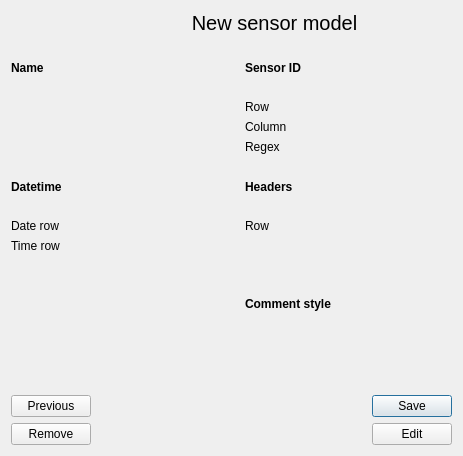
<?xml version="1.0" encoding="UTF-8"?>
<ui version="4.0">
 <class>Dialog</class>
 <widget class="QDialog" name="Dialog">
  <property name="geometry">
   <rect>
    <x>0</x>
    <y>0</y>
    <width>463</width>
    <height>456</height>
   </rect>
  </property>
  <property name="windowTitle">
   <string>Add sensor model</string>
  </property>
  <layout class="QGridLayout" name="gridLayout_2">
   <item row="0" column="1" colspan="2">
    <widget class="QLabel" name="label_title">
     <property name="sizePolicy">
      <sizepolicy hsizetype="Preferred" vsizetype="Fixed">
       <horstretch>0</horstretch>
       <verstretch>0</verstretch>
      </sizepolicy>
     </property>
     <property name="font">
      <font>
       <pointsize>15</pointsize>
      </font>
     </property>
     <property name="text">
      <string>New sensor model</string>
     </property>
     <property name="alignment">
      <set>Qt::AlignCenter</set>
     </property>
    </widget>
   </item>
   <item row="2" column="2">
    <widget class="QPushButton" name="pushButton_save">
     <property name="sizePolicy">
      <sizepolicy hsizetype="Fixed" vsizetype="Fixed">
       <horstretch>0</horstretch>
       <verstretch>0</verstretch>
      </sizepolicy>
     </property>
     <property name="text">
      <string>Save</string>
     </property>
    </widget>
   </item>
   <item row="3" column="2">
    <widget class="QPushButton" name="pushButton_edit">
     <property name="text">
      <string>Edit</string>
     </property>
    </widget>
   </item>
   <item row="2" column="0">
    <widget class="QPushButton" name="pushButton_previous">
     <property name="sizePolicy">
      <sizepolicy hsizetype="Fixed" vsizetype="Fixed">
       <horstretch>0</horstretch>
       <verstretch>0</verstretch>
      </sizepolicy>
     </property>
     <property name="text">
      <string>Previous</string>
     </property>
    </widget>
   </item>
   <item row="1" column="0" colspan="3">
    <layout class="QGridLayout" name="gridLayout">
     <item row="4" column="2">
      <widget class="QLabel" name="label_comment_style_label">
       <property name="font">
        <font>
         <weight>75</weight>
         <bold>true</bold>
        </font>
       </property>
       <property name="text">
        <string>Comment style</string>
       </property>
      </widget>
     </item>
     <item row="0" column="0">
      <widget class="QLabel" name="label_name_label">
       <property name="font">
        <font>
         <weight>75</weight>
         <bold>true</bold>
        </font>
       </property>
       <property name="text">
        <string>Name</string>
       </property>
      </widget>
     </item>
     <item row="2" column="2">
      <widget class="QLabel" name="label_headers_label">
       <property name="font">
        <font>
         <weight>75</weight>
         <bold>true</bold>
        </font>
       </property>
       <property name="text">
        <string>Headers</string>
       </property>
      </widget>
     </item>
     <item row="1" column="0">
      <widget class="QLabel" name="label_name">
       <property name="text">
        <string/>
       </property>
       <property name="alignment">
        <set>Qt::AlignLeading|Qt::AlignLeft|Qt::AlignTop</set>
       </property>
      </widget>
     </item>
     <item row="0" column="2">
      <widget class="QLabel" name="label_id_label">
       <property name="font">
        <font>
         <weight>75</weight>
         <bold>true</bold>
        </font>
       </property>
       <property name="text">
        <string>Sensor ID</string>
       </property>
      </widget>
     </item>
     <item row="2" column="0">
      <widget class="QLabel" name="label_date_label">
       <property name="font">
        <font>
         <weight>75</weight>
         <bold>true</bold>
        </font>
       </property>
       <property name="text">
        <string>Datetime</string>
       </property>
      </widget>
     </item>
     <item row="5" column="2">
      <widget class="QLabel" name="label_comment_style">
       <property name="text">
        <string/>
       </property>
       <property name="alignment">
        <set>Qt::AlignLeading|Qt::AlignLeft|Qt::AlignTop</set>
       </property>
      </widget>
     </item>
     <item row="3" column="2">
      <layout class="QFormLayout" name="formLayout_3">
       <item row="0" column="1">
        <widget class="QLabel" name="label_headers_row">
         <property name="font">
          <font>
           <weight>75</weight>
           <bold>true</bold>
          </font>
         </property>
         <property name="text">
          <string/>
         </property>
         <property name="alignment">
          <set>Qt::AlignRight|Qt::AlignTrailing|Qt::AlignVCenter</set>
         </property>
        </widget>
       </item>
       <item row="0" column="0">
        <widget class="QLabel" name="label_headers_row_label">
         <property name="text">
          <string>Row</string>
         </property>
        </widget>
       </item>
      </layout>
     </item>
     <item row="1" column="2">
      <layout class="QFormLayout" name="formLayout_4">
       <item row="0" column="0">
        <widget class="QLabel" name="label_id_row_label">
         <property name="text">
          <string>Row</string>
         </property>
        </widget>
       </item>
       <item row="0" column="1">
        <widget class="QLabel" name="label_id_row">
         <property name="font">
          <font>
           <weight>75</weight>
           <bold>true</bold>
          </font>
         </property>
         <property name="text">
          <string/>
         </property>
         <property name="alignment">
          <set>Qt::AlignRight|Qt::AlignTrailing|Qt::AlignVCenter</set>
         </property>
        </widget>
       </item>
       <item row="1" column="0">
        <widget class="QLabel" name="label_id_column_label">
         <property name="text">
          <string>Column</string>
         </property>
        </widget>
       </item>
       <item row="1" column="1">
        <widget class="QLabel" name="label_id_column">
         <property name="font">
          <font>
           <weight>75</weight>
           <bold>true</bold>
          </font>
         </property>
         <property name="text">
          <string/>
         </property>
         <property name="alignment">
          <set>Qt::AlignRight|Qt::AlignTrailing|Qt::AlignVCenter</set>
         </property>
        </widget>
       </item>
       <item row="2" column="0">
        <widget class="QLabel" name="label_id_regex_label">
         <property name="text">
          <string>Regex</string>
         </property>
        </widget>
       </item>
       <item row="2" column="1">
        <widget class="QLabel" name="label_id_regex">
         <property name="font">
          <font>
           <weight>75</weight>
           <bold>true</bold>
          </font>
         </property>
         <property name="text">
          <string/>
         </property>
         <property name="alignment">
          <set>Qt::AlignRight|Qt::AlignTrailing|Qt::AlignVCenter</set>
         </property>
        </widget>
       </item>
      </layout>
     </item>
     <item row="0" column="1">
      <spacer name="horizontalSpacer">
       <property name="orientation">
        <enum>Qt::Horizontal</enum>
       </property>
       <property name="sizeType">
        <enum>QSizePolicy::Fixed</enum>
       </property>
       <property name="sizeHint" stdset="0">
        <size>
         <width>20</width>
         <height>20</height>
        </size>
       </property>
      </spacer>
     </item>
     <item row="3" column="0">
      <layout class="QFormLayout" name="formLayout">
       <item row="0" column="0">
        <widget class="QLabel" name="label_date_row_label">
         <property name="text">
          <string>Date row</string>
         </property>
        </widget>
       </item>
       <item row="0" column="1">
        <widget class="QLabel" name="label_date_row">
         <property name="font">
          <font>
           <weight>75</weight>
           <bold>true</bold>
          </font>
         </property>
         <property name="text">
          <string/>
         </property>
         <property name="alignment">
          <set>Qt::AlignRight|Qt::AlignTrailing|Qt::AlignVCenter</set>
         </property>
        </widget>
       </item>
       <item row="1" column="0">
        <widget class="QLabel" name="label_time_row_label">
         <property name="text">
          <string>Time row</string>
         </property>
        </widget>
       </item>
       <item row="1" column="1">
        <widget class="QLabel" name="label_time_row">
         <property name="font">
          <font>
           <weight>75</weight>
           <bold>true</bold>
          </font>
         </property>
         <property name="text">
          <string/>
         </property>
         <property name="alignment">
          <set>Qt::AlignRight|Qt::AlignTrailing|Qt::AlignVCenter</set>
         </property>
        </widget>
       </item>
      </layout>
     </item>
    </layout>
   </item>
   <item row="3" column="0">
    <widget class="QPushButton" name="pushButton_remove">
     <property name="text">
      <string>Remove</string>
     </property>
    </widget>
   </item>
  </layout>
 </widget>
 <resources/>
 <connections/>
</ui>
